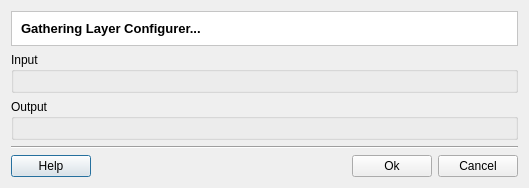
<?xml version="1.0" encoding="UTF-8"?>
<ui version="4.0">
 <class>GatheringLayerConfigurerDialogForm</class>
 <widget class="QDialog" name="GatheringLayerConfigurerDialogForm">
  <property name="geometry">
   <rect>
    <x>0</x>
    <y>0</y>
    <width>529</width>
    <height>174</height>
   </rect>
  </property>
  <property name="windowTitle">
   <string>Gathering Layer Configurer</string>
  </property>
  <layout class="QGridLayout" name="gridLayout_29">
   <item row="0" column="0">
    <layout class="QGridLayout" name="gridLayout_28">
     <item row="1" column="0">
      <widget class="QGroupBox" name="groupBox_3">
       <property name="title">
        <string>Input</string>
       </property>
       <property name="flat">
        <bool>true</bool>
       </property>
       <layout class="QGridLayout" name="gridLayout"/>
      </widget>
     </item>
     <item row="0" column="0">
      <widget class="QFrame" name="frame">
       <property name="styleSheet">
        <string notr="true">QWidget { background: white }</string>
       </property>
       <property name="frameShape">
        <enum>QFrame::StyledPanel</enum>
       </property>
       <property name="frameShadow">
        <enum>QFrame::Sunken</enum>
       </property>
       <layout class="QGridLayout" name="gridLayout_6">
        <item row="0" column="0">
         <widget class="QLabel" name="m_titleLabel">
          <property name="font">
           <font>
            <pointsize>10</pointsize>
            <weight>75</weight>
            <bold>true</bold>
           </font>
          </property>
          <property name="text">
           <string>Gathering Layer Configurer...</string>
          </property>
         </widget>
        </item>
       </layout>
      </widget>
     </item>
     <item row="3" column="0">
      <layout class="QGridLayout" name="gridLayout_5">
       <item row="0" column="0" colspan="4">
        <widget class="Line" name="line">
         <property name="orientation">
          <enum>Qt::Horizontal</enum>
         </property>
        </widget>
       </item>
       <item row="1" column="0">
        <widget class="QPushButton" name="m_helpPushButton">
         <property name="text">
          <string>Help</string>
         </property>
        </widget>
       </item>
       <item row="1" column="1">
        <spacer name="horizontalSpacer">
         <property name="orientation">
          <enum>Qt::Horizontal</enum>
         </property>
         <property name="sizeHint" stdset="0">
          <size>
           <width>40</width>
           <height>20</height>
          </size>
         </property>
        </spacer>
       </item>
       <item row="1" column="2">
        <widget class="QPushButton" name="m_okPushButton">
         <property name="text">
          <string>Ok</string>
         </property>
        </widget>
       </item>
       <item row="1" column="3">
        <widget class="QPushButton" name="m_cancelPushButton">
         <property name="text">
          <string>Cancel</string>
         </property>
        </widget>
       </item>
      </layout>
     </item>
     <item row="2" column="0">
      <widget class="QGroupBox" name="groupBox_4">
       <property name="sizePolicy">
        <sizepolicy hsizetype="Preferred" vsizetype="Preferred">
         <horstretch>0</horstretch>
         <verstretch>0</verstretch>
        </sizepolicy>
       </property>
       <property name="title">
        <string>Output</string>
       </property>
       <property name="flat">
        <bool>true</bool>
       </property>
       <layout class="QGridLayout" name="gridLayout_22"/>
      </widget>
     </item>
    </layout>
   </item>
  </layout>
 </widget>
 <tabstops>
  <tabstop>m_okPushButton</tabstop>
  <tabstop>m_cancelPushButton</tabstop>
  <tabstop>m_helpPushButton</tabstop>
 </tabstops>
 <resources/>
 <connections>
  <connection>
   <sender>m_cancelPushButton</sender>
   <signal>released()</signal>
   <receiver>GatheringLayerConfigurerDialogForm</receiver>
   <slot>reject()</slot>
   <hints>
    <hint type="sourcelabel">
     <x>660</x>
     <y>555</y>
    </hint>
    <hint type="destinationlabel">
     <x>420</x>
     <y>408</y>
    </hint>
   </hints>
  </connection>
 </connections>
</ui>
